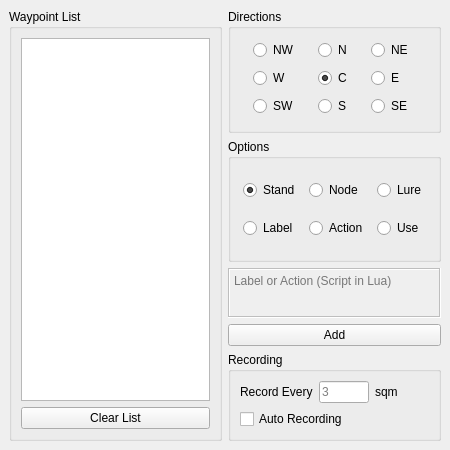
<?xml version="1.0" encoding="UTF-8"?>
<ui version="4.0">
 <class>Walker_View</class>
 <widget class="QMainWindow" name="Walker_View">
  <property name="geometry">
   <rect>
    <x>0</x>
    <y>0</y>
    <width>450</width>
    <height>450</height>
   </rect>
  </property>
  <property name="sizePolicy">
   <sizepolicy hsizetype="Preferred" vsizetype="Preferred">
    <horstretch>0</horstretch>
    <verstretch>0</verstretch>
   </sizepolicy>
  </property>
  <property name="minimumSize">
   <size>
    <width>450</width>
    <height>450</height>
   </size>
  </property>
  <property name="maximumSize">
   <size>
    <width>450</width>
    <height>450</height>
   </size>
  </property>
  <property name="windowTitle">
   <string>Walker</string>
  </property>
  <property name="tabShape">
   <enum>QTabWidget::TabShape::Rounded</enum>
  </property>
  <widget class="QWidget" name="centralwidget">
   <property name="sizePolicy">
    <sizepolicy hsizetype="Fixed" vsizetype="Fixed">
     <horstretch>0</horstretch>
     <verstretch>0</verstretch>
    </sizepolicy>
   </property>
   <property name="maximumSize">
    <size>
     <width>450</width>
     <height>450</height>
    </size>
   </property>
   <layout class="QHBoxLayout" name="horizontalLayout">
    <item>
     <widget class="QGroupBox" name="groupBox_4">
      <property name="sizePolicy">
       <sizepolicy hsizetype="Preferred" vsizetype="Preferred">
        <horstretch>0</horstretch>
        <verstretch>0</verstretch>
       </sizepolicy>
      </property>
      <property name="maximumSize">
       <size>
        <width>500</width>
        <height>16777215</height>
       </size>
      </property>
      <property name="title">
       <string>Waypoint List</string>
      </property>
      <layout class="QHBoxLayout" name="horizontalLayout_3">
       <item>
        <layout class="QVBoxLayout" name="verticalLayout_2">
         <item>
          <widget class="QListWidget" name="waypoints_listWidget">
           <property name="sizePolicy">
            <sizepolicy hsizetype="Fixed" vsizetype="Minimum">
             <horstretch>0</horstretch>
             <verstretch>0</verstretch>
            </sizepolicy>
           </property>
          </widget>
         </item>
         <item>
          <widget class="QPushButton" name="clear_pushButton">
           <property name="text">
            <string>Clear List</string>
           </property>
          </widget>
         </item>
        </layout>
       </item>
      </layout>
     </widget>
    </item>
    <item>
     <layout class="QVBoxLayout" name="verticalLayout">
      <item>
       <widget class="QGroupBox" name="directions_groupBox">
        <property name="sizePolicy">
         <sizepolicy hsizetype="Preferred" vsizetype="Preferred">
          <horstretch>0</horstretch>
          <verstretch>0</verstretch>
         </sizepolicy>
        </property>
        <property name="title">
         <string>Directions</string>
        </property>
        <property name="checkable">
         <bool>false</bool>
        </property>
        <layout class="QGridLayout" name="gridLayout_2">
         <item row="0" column="2">
          <widget class="QRadioButton" name="ne_radioButton">
           <property name="sizePolicy">
            <sizepolicy hsizetype="Fixed" vsizetype="Fixed">
             <horstretch>0</horstretch>
             <verstretch>0</verstretch>
            </sizepolicy>
           </property>
           <property name="text">
            <string>NE</string>
           </property>
          </widget>
         </item>
         <item row="1" column="0">
          <widget class="QRadioButton" name="w_radioButton">
           <property name="sizePolicy">
            <sizepolicy hsizetype="Fixed" vsizetype="Fixed">
             <horstretch>0</horstretch>
             <verstretch>0</verstretch>
            </sizepolicy>
           </property>
           <property name="text">
            <string>W</string>
           </property>
          </widget>
         </item>
         <item row="1" column="2">
          <widget class="QRadioButton" name="e_radioButton">
           <property name="sizePolicy">
            <sizepolicy hsizetype="Fixed" vsizetype="Fixed">
             <horstretch>0</horstretch>
             <verstretch>0</verstretch>
            </sizepolicy>
           </property>
           <property name="text">
            <string>E</string>
           </property>
          </widget>
         </item>
         <item row="2" column="1">
          <widget class="QRadioButton" name="s_radioButton">
           <property name="sizePolicy">
            <sizepolicy hsizetype="Fixed" vsizetype="Fixed">
             <horstretch>0</horstretch>
             <verstretch>0</verstretch>
            </sizepolicy>
           </property>
           <property name="text">
            <string>S</string>
           </property>
          </widget>
         </item>
         <item row="1" column="1">
          <widget class="QRadioButton" name="c_radioButton">
           <property name="sizePolicy">
            <sizepolicy hsizetype="Fixed" vsizetype="Fixed">
             <horstretch>0</horstretch>
             <verstretch>0</verstretch>
            </sizepolicy>
           </property>
           <property name="text">
            <string>C</string>
           </property>
           <property name="checked">
            <bool>true</bool>
           </property>
          </widget>
         </item>
         <item row="2" column="2">
          <widget class="QRadioButton" name="se_radioButton">
           <property name="sizePolicy">
            <sizepolicy hsizetype="Fixed" vsizetype="Fixed">
             <horstretch>0</horstretch>
             <verstretch>0</verstretch>
            </sizepolicy>
           </property>
           <property name="text">
            <string>SE</string>
           </property>
          </widget>
         </item>
         <item row="0" column="0">
          <widget class="QRadioButton" name="nw_radioButton">
           <property name="sizePolicy">
            <sizepolicy hsizetype="Fixed" vsizetype="Fixed">
             <horstretch>0</horstretch>
             <verstretch>0</verstretch>
            </sizepolicy>
           </property>
           <property name="text">
            <string>NW</string>
           </property>
          </widget>
         </item>
         <item row="0" column="1">
          <widget class="QRadioButton" name="n_radioButton">
           <property name="sizePolicy">
            <sizepolicy hsizetype="Fixed" vsizetype="Fixed">
             <horstretch>0</horstretch>
             <verstretch>0</verstretch>
            </sizepolicy>
           </property>
           <property name="text">
            <string>N</string>
           </property>
          </widget>
         </item>
         <item row="2" column="0">
          <widget class="QRadioButton" name="sw_radioButton">
           <property name="sizePolicy">
            <sizepolicy hsizetype="Fixed" vsizetype="Fixed">
             <horstretch>0</horstretch>
             <verstretch>0</verstretch>
            </sizepolicy>
           </property>
           <property name="text">
            <string>SW</string>
           </property>
          </widget>
         </item>
        </layout>
       </widget>
      </item>
      <item>
       <widget class="QGroupBox" name="options_groupBox">
        <property name="sizePolicy">
         <sizepolicy hsizetype="Preferred" vsizetype="Preferred">
          <horstretch>0</horstretch>
          <verstretch>0</verstretch>
         </sizepolicy>
        </property>
        <property name="title">
         <string>Options</string>
        </property>
        <layout class="QGridLayout" name="gridLayout_3">
         <item row="0" column="0">
          <widget class="QRadioButton" name="stand_radioButton">
           <property name="sizePolicy">
            <sizepolicy hsizetype="Fixed" vsizetype="Fixed">
             <horstretch>0</horstretch>
             <verstretch>0</verstretch>
            </sizepolicy>
           </property>
           <property name="text">
            <string>Stand</string>
           </property>
           <property name="checked">
            <bool>true</bool>
           </property>
          </widget>
         </item>
         <item row="0" column="1">
          <widget class="QRadioButton" name="node_radioButton">
           <property name="sizePolicy">
            <sizepolicy hsizetype="Fixed" vsizetype="Fixed">
             <horstretch>0</horstretch>
             <verstretch>0</verstretch>
            </sizepolicy>
           </property>
           <property name="text">
            <string>Node</string>
           </property>
          </widget>
         </item>
         <item row="0" column="2">
          <widget class="QRadioButton" name="lure_radioButton">
           <property name="sizePolicy">
            <sizepolicy hsizetype="Fixed" vsizetype="Fixed">
             <horstretch>0</horstretch>
             <verstretch>0</verstretch>
            </sizepolicy>
           </property>
           <property name="text">
            <string>Lure</string>
           </property>
          </widget>
         </item>
         <item row="1" column="0">
          <widget class="QRadioButton" name="label_radioButton">
           <property name="sizePolicy">
            <sizepolicy hsizetype="Fixed" vsizetype="Fixed">
             <horstretch>0</horstretch>
             <verstretch>0</verstretch>
            </sizepolicy>
           </property>
           <property name="text">
            <string>Label</string>
           </property>
          </widget>
         </item>
         <item row="1" column="1">
          <widget class="QRadioButton" name="action_radioButton">
           <property name="sizePolicy">
            <sizepolicy hsizetype="Fixed" vsizetype="Fixed">
             <horstretch>0</horstretch>
             <verstretch>0</verstretch>
            </sizepolicy>
           </property>
           <property name="text">
            <string>Action</string>
           </property>
          </widget>
         </item>
         <item row="1" column="2">
          <widget class="QRadioButton" name="use_radioButton">
           <property name="text">
            <string>Use</string>
           </property>
          </widget>
         </item>
        </layout>
       </widget>
      </item>
      <item>
       <widget class="QTextEdit" name="action_textEdit">
        <property name="enabled">
         <bool>false</bool>
        </property>
        <property name="sizePolicy">
         <sizepolicy hsizetype="Fixed" vsizetype="Fixed">
          <horstretch>0</horstretch>
          <verstretch>0</verstretch>
         </sizepolicy>
        </property>
        <property name="maximumSize">
         <size>
          <width>16777215</width>
          <height>50</height>
         </size>
        </property>
        <property name="frameShape">
         <enum>QFrame::Shape::Box</enum>
        </property>
        <property name="placeholderText">
         <string>Label or Action (Script in Lua)</string>
        </property>
       </widget>
      </item>
      <item>
       <widget class="QPushButton" name="add_pushButton">
        <property name="sizePolicy">
         <sizepolicy hsizetype="Minimum" vsizetype="Fixed">
          <horstretch>0</horstretch>
          <verstretch>0</verstretch>
         </sizepolicy>
        </property>
        <property name="text">
         <string>Add</string>
        </property>
       </widget>
      </item>
      <item>
       <widget class="QGroupBox" name="groupBox_5">
        <property name="sizePolicy">
         <sizepolicy hsizetype="Minimum" vsizetype="Fixed">
          <horstretch>0</horstretch>
          <verstretch>0</verstretch>
         </sizepolicy>
        </property>
        <property name="title">
         <string>Recording</string>
        </property>
        <layout class="QGridLayout" name="gridLayout_6">
         <item row="1" column="0">
          <widget class="QCheckBox" name="record_checkBox">
           <property name="text">
            <string>Auto Recording</string>
           </property>
          </widget>
         </item>
         <item row="0" column="0">
          <layout class="QHBoxLayout" name="horizontalLayout_2">
           <item>
            <widget class="QLabel" name="label_3">
             <property name="text">
              <string>Record Every</string>
             </property>
             <property name="buddy">
              <cstring>record_lineEdit</cstring>
             </property>
            </widget>
           </item>
           <item>
            <widget class="QLineEdit" name="record_lineEdit">
             <property name="maximumSize">
              <size>
               <width>50</width>
               <height>16777215</height>
              </size>
             </property>
             <property name="text">
              <string/>
             </property>
             <property name="placeholderText">
              <string>3</string>
             </property>
            </widget>
           </item>
           <item>
            <widget class="QLabel" name="label_4">
             <property name="text">
              <string>sqm</string>
             </property>
            </widget>
           </item>
          </layout>
         </item>
        </layout>
       </widget>
      </item>
     </layout>
    </item>
   </layout>
  </widget>
 </widget>
 <resources/>
 <connections/>
</ui>
